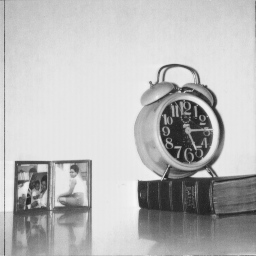
#> input picture Dataset/5.1.12.tiff, 256 x 256 px, found by its file name
$ python 'edge detection.py'
#> lines starting #> are read from the running program, lines starting #| are printed output that depends on the picture
import skimage.io as io
import numpy as np
import matplotlib.pyplot as plt
from skimage import filters

img = io.imread('D:\\4-1\\DIP LAB\\dataset\\5.1.12.tiff')
#> img is the input picture: shape (256, 256); min 32, max 246, mean 186
io.imshow(img)
io.show()

#prewitt filter
edge_p = filters.prewitt(img)
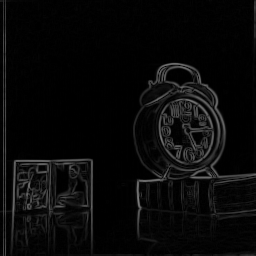
#> edge_p: shape (256, 256) float64; min 0, max 0.49, mean 0.038
io.imshow(edge_p)
io.show()

#roberts filter
edge_r = filters.roberts(img)
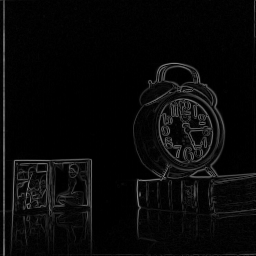
#> edge_r: shape (256, 256) float64; min 0, max 0.544, mean 0.0355
io.imshow(edge_r)
io.show()

#sobel filter
edge_s = filters.sobel(img)
io.imshow(edge_s)
io.show()
